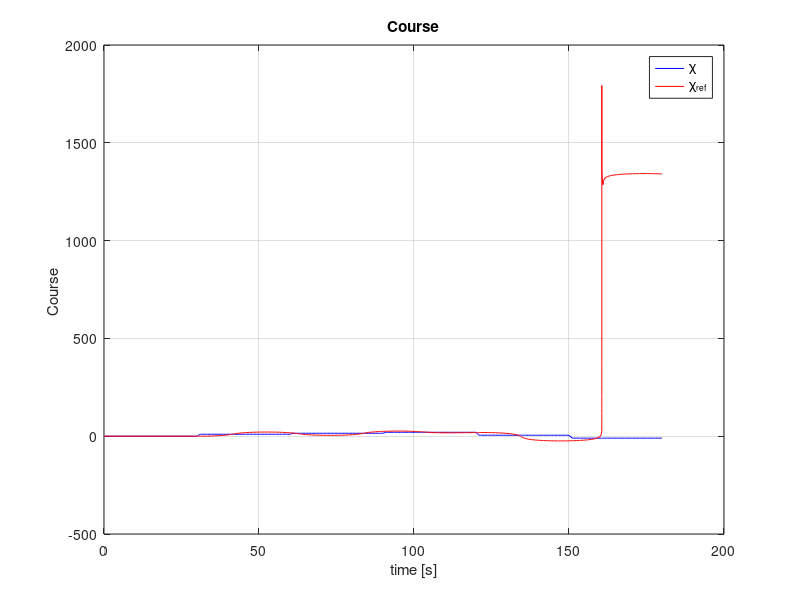
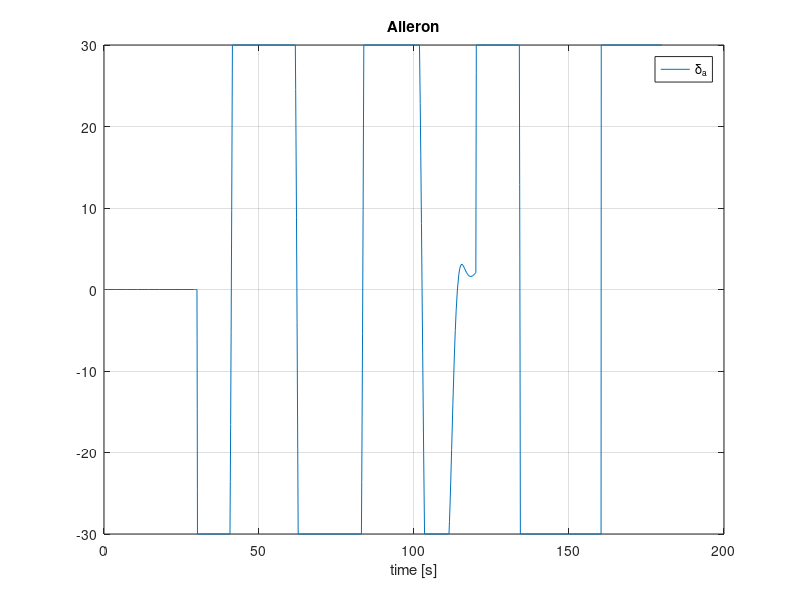

Source code (MATLAB) for these figures, in order:
%% plot 2f


m = load('measurements_2f.mat');

t = m.measurements(1,:);
chi_ref = m.measurements(2,:);
chi = m.measurements(3,:);
delta_a = m.measurements(4,:);

figure(1)
plot(t,chi_ref,'b');
hold on
plot(t,chi,'r');
grid on;
legend('\chi','\chi_{ref}');
title('Course');
xlabel('time [s]'); 
ylabel('Course '); 
saveas(gcf,'./figures/2f_chi.pdf')
hold off

figure(2)
plot(t,delta_a);
grid on;
legend('\delta_a');
title('Aileron');
xlabel('time [s]'); 
ylabel(''); 
saveas(gcf,'./figures/2f_aileron.pdf')